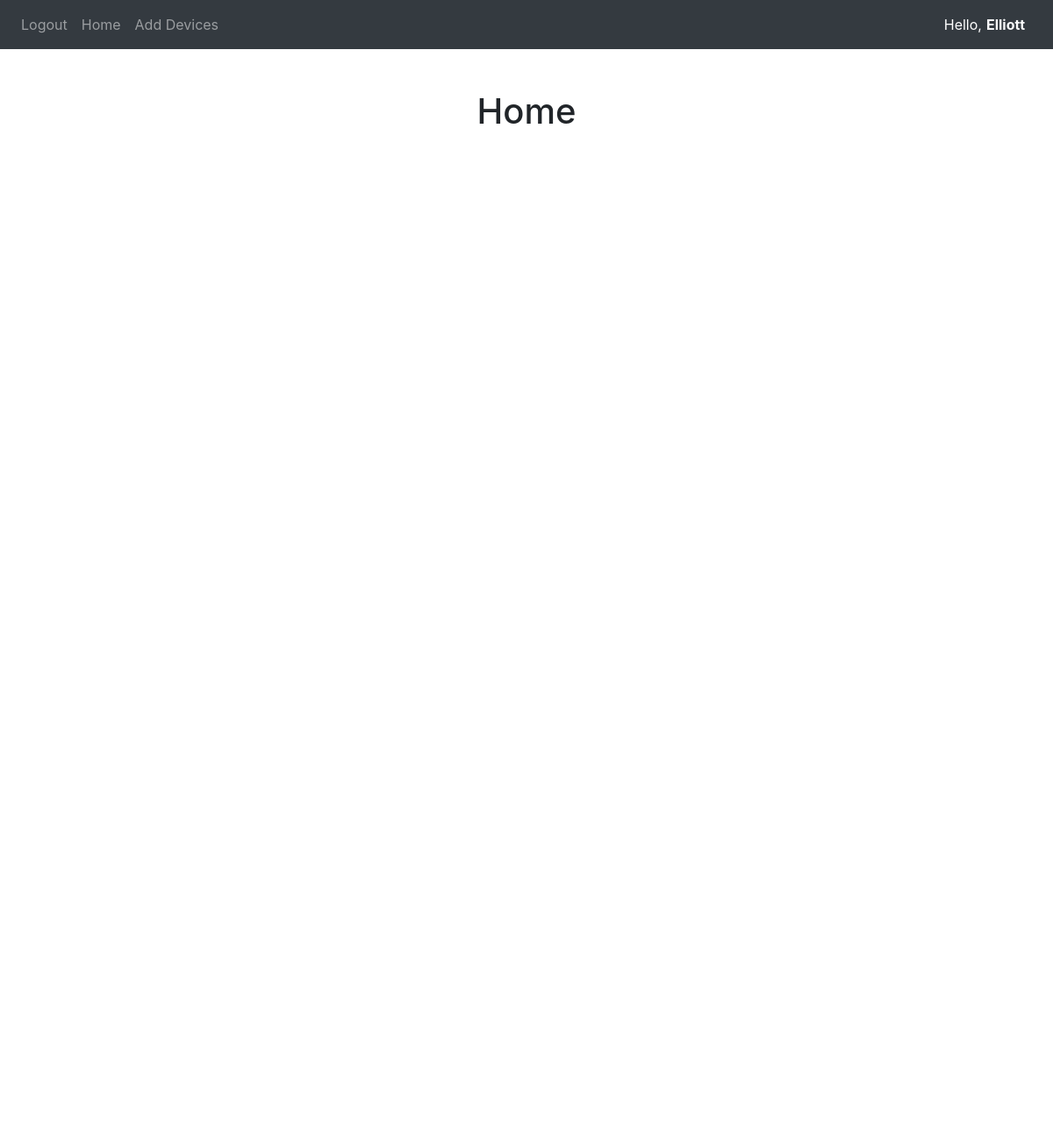
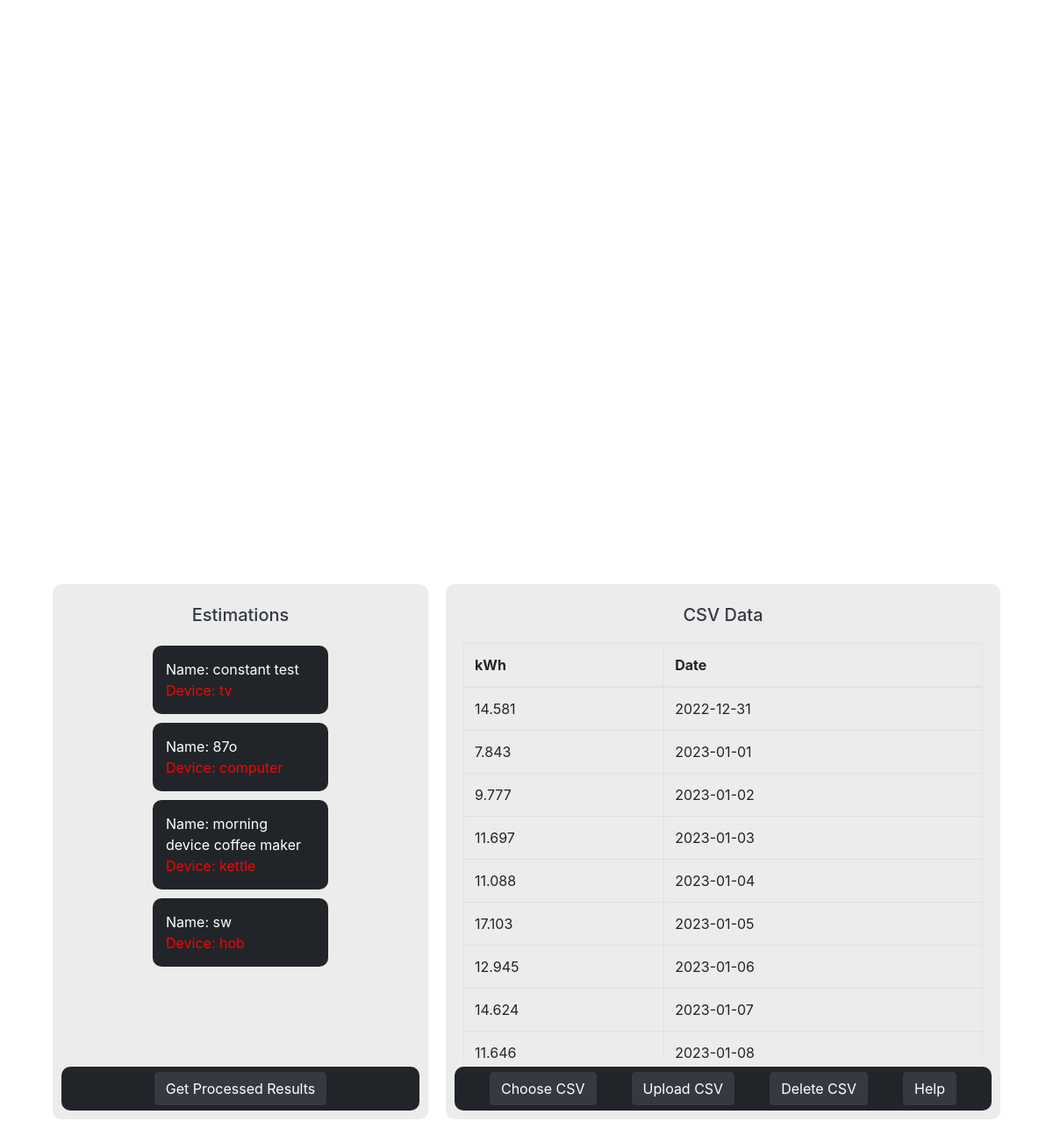
Screenshot of / (signed in) with the database file from the repository (2 pictures, top to bottom).
### website/models.py (models this page shows)
class User(db.Model, UserMixin):
    id = db.Column(db.Integer, primary_key=True)
    email = db.Column(db.String(150), unique=True)
    password = db.Column(db.String(500))
    firstName = db.Column(db.String(150))
    csv_data = db.relationship('CSVData', uselist=False, backref='user')
    devices = db.relationship('Device', backref='user')

class Device(db.Model):
    id = db.Column(db.Integer, primary_key=True)
    user_id = db.Column(db.Integer, db.ForeignKey('user.id'))
    deviceName = db.Column(db.String(150))
    deviceType = db.Column(db.String(50))
    powerRating = db.Column(db.Integer)
    constantDevice = db.Column(db.String(10))
    deviceAge = db.Column(db.Integer)
    timeZones = db.Column(db.JSON)

### website/views.py (the view)
@views.route('/')
@login_required
def home():
    csv_data = current_user.csv_data
    deviceOutput = processingMain()
    return render_template("home.html", csv_data=csv_data, processingOutput = deviceOutput)

### website/__init__.py (called while the page is built)
def custom_datetime_format(datetime_str):
    input_format = '%Y-%m-%dT%H:%M:%S.%fZ'
    output_format = '%Y-%m-%d'
    try:
        datetime_obj = datetime.strptime(datetime_str, input_format)
        formatted_datetime = datetime_obj.strftime(output_format)
        return formatted_datetime
    except ValueError:
        return "Invalid Datetime"

### website/filters.py (called while the page is built)
def ZoneFilter(devices):
    return_devices = []
    for device in devices:
        if 'morning' in device.timeZones:
            return_devices.append(device)
            print("Added device to filtered device list")
    return return_devices

### website/processing.py (called while the page is built)
def processingMain():
    if not hasattr(current_user.csv_data, 'csv_content'):
        flash('No CSV Content to read.', category='error')
        print ("User's CSV Content Is Empty")
        return
    logInstance = getCsvLog()
    device_object_list = []
    filteredDevices = []
    for device in current_user.devices:
        deviceObj = Device(device.deviceName, device.deviceType, device.powerRating, device.constantDevice, device.deviceAge, device.timeZones)
        device_object_list.append(deviceObj)
    filteredDevices = ZoneFilter(device_object_list)
    print(filteredDevices)
    dt = logInstance.datetime
    kwh = float(logInstance.kwh)
    wh = (kwh*1000)
    cost  = costConverter(kwh)
    output_dt= format_dt_output(dt)
    output = filteredDevices
    return (output)

def getCsvLog():
    csvData = current_user.csv_data.csv_content
    csvRow = []
    for row in csvData.split('\n')[50:]:
        csvRow.append(row)
    csvItem = csvRow[0]
    csvItemSplit = csvItem.split(',')
    newLog = CsvLog(csvItemSplit[1], csvItemSplit[2])
    return newLog

def costConverter(kWh):
    avgrate = 0.245 #in pound
    cost = (kWh*avgrate)
    return cost

def format_dt_output(dt):
    timestamp = dt
    datetime_obj = datetime.strptime(timestamp, "%Y-%m-%dT%H:%M:%S.%fZ")
    formatted_time = datetime_obj.strftime("%I:%M%p st %B %Y")
    day = datetime_obj.day
    if 4 <= day <= 20 or 24 <= day <= 30:
        suffix = "th"
    else:
        suffix = ["st", "nd", "rd"][day % 10 - 1]
    formatted_time = formatted_time.replace("st", str(day) + suffix)
    return formatted_time

### website/templates/home.html (shortened to what this page needs)
{% extends "base.html"%}
{%block content %}
<div class="header-container">
    <h1 class="page-header">Home</h1>
</div>
<div class="flex-tile-con">
    <div class="tile" style="flex: 2;">
        <h2 class="tile-title text-dark">Estimations</h2>
        <div class="tile-content" style="flex-direction: column;">
            {% if processingOutput %}
                {% for device in processingOutput %}
                <div class="device_output_box">
                    <div class="device_output_name">
                        Name: {% print (device.name) %}
                    </div>
                    <div class="device_output_type">
                       Device: {% print (device.deviceType) %}
                    </div>
                </div>
                {% endfor %}
            {% endif %}
        </div>
        <div class="tile-bottom">
            <form method="POST" action="/run-processing">
                <button class="btn btn-dark">Get Processed Results</button>
            </form>
        </div>
    </div>
    <div class="tile" style="flex: 3;">
        <h2 class="tile-title text-dark">CSV Data</h2>
        <div class="tile-content" style="display: flex; justify-content: center;">
            {% if csv_data %}
            <div class="scrollable-table" style="height: 475px; width: 100%;">
                <table class="table table-bordered">
                    <thead>
                        <tr>
                            <th>kWh</th>
                            <th>Date</th>
                        </tr>
                    </thead>
                    <tbody>
                        {% for row in csv_data.csv_content.split('\n')[1:] %}
                        {% if loop.index <= 100 %}
                            {% if row.strip() != '' %}
                                <tr>
                                    {% for value in row.split(',') %}
                                        {% if loop.index in [2, 3] %}
                                            {% if loop.index == 2 %}
                                                <td>{{ value }}</td>
                                            {% else %}
                                                <td>{{ value|custom_datetime_format }}</td>
                                            {% endif %}
                                        {% endif %}
                                    {% endfor %}
                                </tr>
                            {% endif %}
                        {% endif %}
                    {% endfor %}
                    </tbody>
                </table>
            </div>
            {% else %}
            <p class="text-dark">No CSV data found.</p>
            {% endif %}
            </div>
            <div class="tile-bottom" style="justify-content: space-evenly;">
                <div class="tile-bottom-container" style="display: flex; justify-content: space-evenly; width: 100%;">
                    <label for="csv_file" class="btn btn-dark" style="margin: 0!important; overflow: hidden; text-overflow: ellipsis; white-space: nowrap; max-width: 125px;">Choose CSV</label>
                    <form method="POST" enctype="multipart/form-data" action="/upload-csv">
                        <button type="submit" class="btn btn-dark">Upload CSV</button>
                    </form>
                    <form method="POST" action="/delete-csv">
                        <button type="submit" class="btn btn-dark">Delete CSV</button>
                    </form>
                    <form method="POST" action="/howto">
                        <button class="btn btn-dark">Help</button>
                    </form>
                </div>
            </div>
        </div>
    </div>
{% endblock %}

### website/templates/base.html (shortened to what this page needs)
<!DOCTYPE html>
<html>
    <head>
      <link rel="stylesheet" href="https://stackpath.bootstrapcdn.com/bootstrap/4.4.1/css/bootstrap.min.css"/>
      <link rel="stylesheet" href="https://stackpath.bootstrapcdn.com/font-awesome/4.7.0/css/font-awesome.min.css"/>
      <link rel="stylesheet" href="{{ url_for('static', filename='css/general.css') }}">
    </head>
    <body>
      <nav class="navbar navbar-expand-lg navbar-dark bg-dark">
          <div class="collapse navbar-collapse" id="navbar">
            <div class="navbar-nav">
              {% if current_user.is_authenticated %}
                <a class="nav-item nav-link" id="logout" href="/logout">Logout</a>
                <a class="nav-item nav-link" id="home" href="/">Home</a>
                <a class="nav-item nav-link" id="getUserData" href="/getUserData">Add Devices</a>
              {% else %}
                <a class="nav-item nav-link" id="login" href="/login">Login</a>
                <a class="nav-item nav-link" id="signUp" href="/sign-up">Sign Up</a>
              {% endif %}
            </div>
          </div>
          <div class="navbar-user" style="display: flex; flex-direction: row;">
            <a class="nav-item nav-link" style="color: white; padding-right: 0px!important;">Hello,</a>
          {% if current_user.is_authenticated %}
            <a class="nav-item nav-link text-light" style="color: var(--dynamic-color); padding-left: 5px!important; font-weight: bold;" >{{ current_user.firstName }}</a>
          </div>
          {% else %}
            <a class="nav-item nav-link" style="color: white; padding-left: 5px!important;" >You!</a>
            </div>
          {% endif %}
        </nav>
          {% block content %}
          {% endblock %}
    </body>
</html>

### website/static/css/general.css (style rules this page uses)
:root { --dynamic-color: white; }
.scrollable-table { overflow-y: auto; height: 500px; }
.header-container { display: flex; justify-content: center; align-items: center; height: 50px; margin-top: 50px; }
.flex-tile-con { display: flex; justify-content: center; align-items: center; width: 100%; height: 80vh; padding: 0 50px 0 50px; }
.tile { display: block; margin: 0 10px 0 10px; padding: 10px; height: 610px; background-color: rgb(236, 236, 236); border-radius: 10px; }
.tile-title { display: flex; margin: 0; justify-content: center; align-items: center; height: 50px; font-size: 20px; overflow: hidden; }
.tile-content { display: flex; padding: 10px; height: 490px; align-items: center; }
.tile-bottom { display: flex; background-color: #212529; justify-content: center; align-items: center; height: 50px; border-radius: 10px; }
.device_output_box { display: flex; flex-direction: column; background-color: #212529; border-radius: 10px; padding: 15px; margin-bottom: 10px; max-width: 200px; width: 200px; }
.device_output_name { color: white; }
.device_output_type { color: red; }

### rows the page displays
User: firstName "Elliott"
Device: deviceName "constant test", deviceType "tv"
Device: deviceName "87o", deviceType "computer"
Device: deviceName "morning device coffee maker", deviceType "kettle"
Device: deviceName "sw", deviceType "hob"

### other values shown
{{ value }} "14.581" "7.843" "9.777" "11.697" "11.088" "17.103" "12.945" "14.624" "11.646"
{{ value|custom_datetime_format }} "2022-12-31" "2023-01-01" "2023-01-02" "2023-01-03" "2023-01-04" "2023-01-05" "2023-01-06" "2023-01-07" "2023-01-08"
